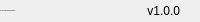
              <widget class="QFrame" name="bottomBar">
               <property name="minimumSize">
                <size>
                 <width>0</width>
                 <height>22</height>
                </size>
               </property>
               <property name="maximumSize">
                <size>
                 <width>16777215</width>
                 <height>22</height>
                </size>
               </property>
               <property name="frameShape">
                <enum>QFrame::NoFrame</enum>
               </property>
               <property name="frameShadow">
                <enum>QFrame::Raised</enum>
               </property>
               <layout class="QHBoxLayout" name="horizontalLayout_5">
                <property name="spacing">
                 <number>0</number>
                </property>
                <property name="leftMargin">
                 <number>0</number>
                </property>
                <property name="topMargin">
                 <number>0</number>
                </property>
                <property name="rightMargin">
                 <number>0</number>
                </property>
                <property name="bottomMargin">
                 <number>0</number>
                </property>
                <item>
                 <widget class="QLabel" name="creditsLabel">
                  <property name="maximumSize">
                   <size>
                    <width>16777215</width>
                    <height>16</height>
                   </size>
                  </property>
                  <property name="font">
                   <font>
                    <family>Segoe UI</family>
                    <pointsize>-1</pointsize>
                    <italic>false</italic>
                    <bold>false</bold>
                   </font>
                  </property>
                  <property name="text">
                   <string>By: Vank Programming and Design</string>
                  </property>
                  <property name="alignment">
                   <set>Qt::AlignLeading|Qt::AlignLeft|Qt::AlignVCenter</set>
                  </property>
                 </widget>
                </item>
                <item>
                 <widget class="QLabel" name="version">
                  <property name="text">
                   <string>v1.0.0</string>
                  </property>
                  <property name="alignment">
                   <set>Qt::AlignRight|Qt::AlignTrailing|Qt::AlignVCenter</set>
                  </property>
                 </widget>
                </item>
                <item>
                 <widget class="QFrame" name="frame_size_grip">
                  <property name="minimumSize">
                   <size>
                    <width>20</width>
                    <height>0</height>
                   </size>
                  </property>
                  <property name="maximumSize">
                   <size>
                    <width>20</width>
                    <height>16777215</height>
                   </size>
                  </property>
                  <property name="frameShape">
                   <enum>QFrame::NoFrame</enum>
                  </property>
                  <property name="frameShadow">
                   <enum>QFrame::Raised</enum>
                  </property>
                 </widget>
                </item>
               </layout>
              </widget>
